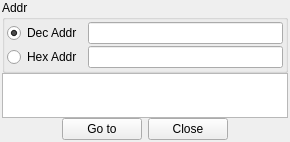
<?xml version="1.0" encoding="UTF-8"?>
<ui version="4.0">
 <class>HexFileGoto</class>
 <widget class="QWidget" name="HexFileGoto">
  <property name="geometry">
   <rect>
    <x>0</x>
    <y>0</y>
    <width>290</width>
    <height>141</height>
   </rect>
  </property>
  <property name="maximumSize">
   <size>
    <width>290</width>
    <height>215</height>
   </size>
  </property>
  <property name="windowTitle">
   <string>HexFileGoto</string>
  </property>
  <property name="windowIcon">
   <iconset resource="RealCompare.qrc">
    <normaloff>:/Resources/edit/global/notebook.png</normaloff>:/Resources/edit/global/notebook.png</iconset>
  </property>
  <layout class="QVBoxLayout" name="verticalLayout_2">
   <property name="spacing">
    <number>0</number>
   </property>
   <property name="leftMargin">
    <number>2</number>
   </property>
   <property name="topMargin">
    <number>0</number>
   </property>
   <property name="rightMargin">
    <number>2</number>
   </property>
   <property name="bottomMargin">
    <number>2</number>
   </property>
   <item>
    <widget class="QGroupBox" name="groupBox">
     <property name="title">
      <string>Addr</string>
     </property>
     <layout class="QVBoxLayout" name="verticalLayout">
      <property name="spacing">
       <number>2</number>
      </property>
      <property name="leftMargin">
       <number>2</number>
      </property>
      <property name="topMargin">
       <number>2</number>
      </property>
      <property name="rightMargin">
       <number>2</number>
      </property>
      <property name="bottomMargin">
       <number>2</number>
      </property>
      <item>
       <layout class="QHBoxLayout" name="horizontalLayout_2">
        <item>
         <widget class="QRadioButton" name="radioButtonDec">
          <property name="text">
           <string>Dec Addr</string>
          </property>
          <property name="checked">
           <bool>true</bool>
          </property>
         </widget>
        </item>
        <item>
         <widget class="QLineEdit" name="lineEditDecAddr">
          <property name="maxLength">
           <number>15</number>
          </property>
         </widget>
        </item>
       </layout>
      </item>
      <item>
       <layout class="QHBoxLayout" name="horizontalLayout">
        <item>
         <widget class="QRadioButton" name="radioButtonHex">
          <property name="text">
           <string>Hex Addr</string>
          </property>
          <property name="checked">
           <bool>false</bool>
          </property>
         </widget>
        </item>
        <item>
         <widget class="QLineEdit" name="lineEditHexAddr">
          <property name="maxLength">
           <number>12</number>
          </property>
         </widget>
        </item>
       </layout>
      </item>
     </layout>
    </widget>
   </item>
   <item>
    <widget class="QTextBrowser" name="textBrowser">
     <property name="maximumSize">
      <size>
       <width>16777215</width>
       <height>45</height>
      </size>
     </property>
     <property name="readOnly">
      <bool>true</bool>
     </property>
     <property name="acceptRichText">
      <bool>false</bool>
     </property>
    </widget>
   </item>
   <item>
    <layout class="QHBoxLayout" name="horizontalLayout_3">
     <item>
      <spacer name="horizontalSpacer">
       <property name="orientation">
        <enum>Qt::Horizontal</enum>
       </property>
       <property name="sizeHint" stdset="0">
        <size>
         <width>40</width>
         <height>20</height>
        </size>
       </property>
      </spacer>
     </item>
     <item>
      <widget class="QPushButton" name="pushButtonOk">
       <property name="text">
        <string>Go to</string>
       </property>
      </widget>
     </item>
     <item>
      <widget class="QPushButton" name="pushButtonClose">
       <property name="text">
        <string>Close</string>
       </property>
      </widget>
     </item>
     <item>
      <spacer name="horizontalSpacer_2">
       <property name="orientation">
        <enum>Qt::Horizontal</enum>
       </property>
       <property name="sizeHint" stdset="0">
        <size>
         <width>40</width>
         <height>20</height>
        </size>
       </property>
      </spacer>
     </item>
    </layout>
   </item>
  </layout>
 </widget>
 <layoutdefault spacing="6" margin="11"/>
 <resources>
  <include location="RealCompare.qrc"/>
 </resources>
 <connections>
  <connection>
   <sender>pushButtonClose</sender>
   <signal>clicked()</signal>
   <receiver>HexFileGoto</receiver>
   <slot>close()</slot>
   <hints>
    <hint type="sourcelabel">
     <x>156</x>
     <y>112</y>
    </hint>
    <hint type="destinationlabel">
     <x>283</x>
     <y>145</y>
    </hint>
   </hints>
  </connection>
  <connection>
   <sender>pushButtonOk</sender>
   <signal>clicked()</signal>
   <receiver>HexFileGoto</receiver>
   <slot>slot_goto()</slot>
   <hints>
    <hint type="sourcelabel">
     <x>122</x>
     <y>126</y>
    </hint>
    <hint type="destinationlabel">
     <x>132</x>
     <y>150</y>
    </hint>
   </hints>
  </connection>
 </connections>
 <slots>
  <slot>slot_goto()</slot>
 </slots>
</ui>
